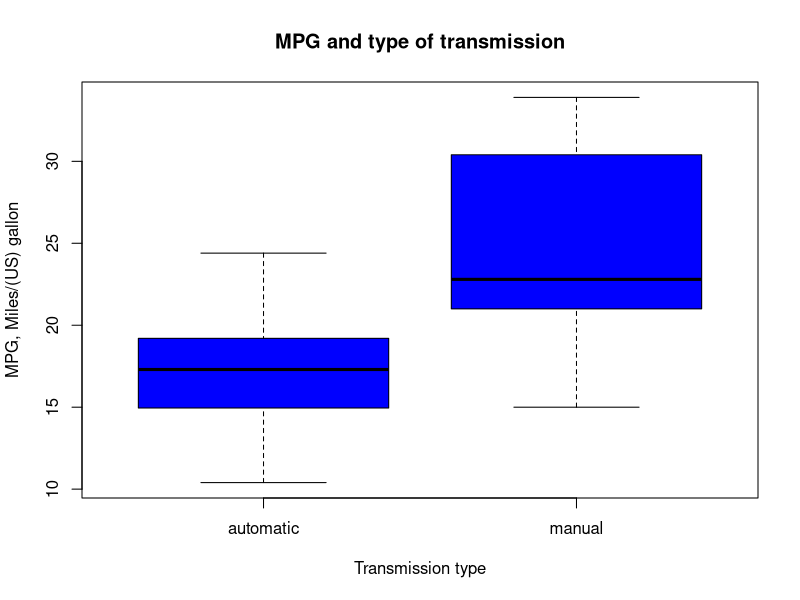
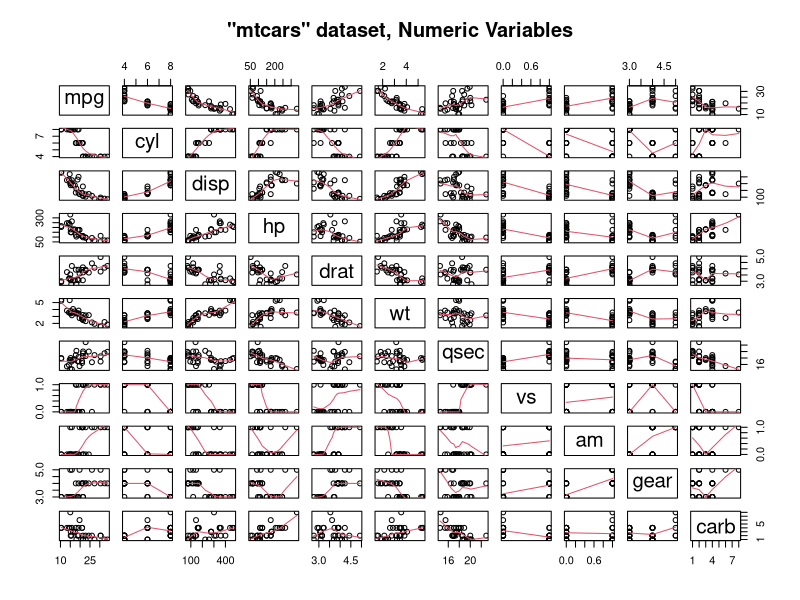
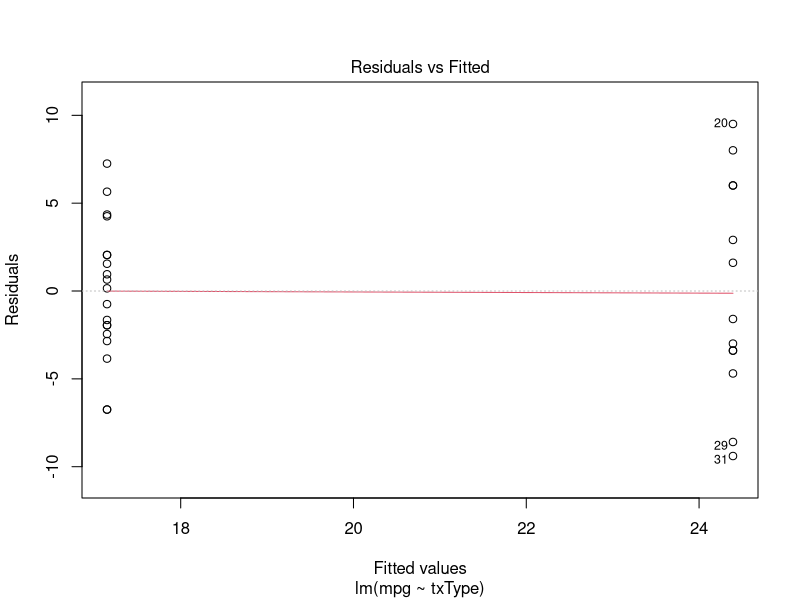
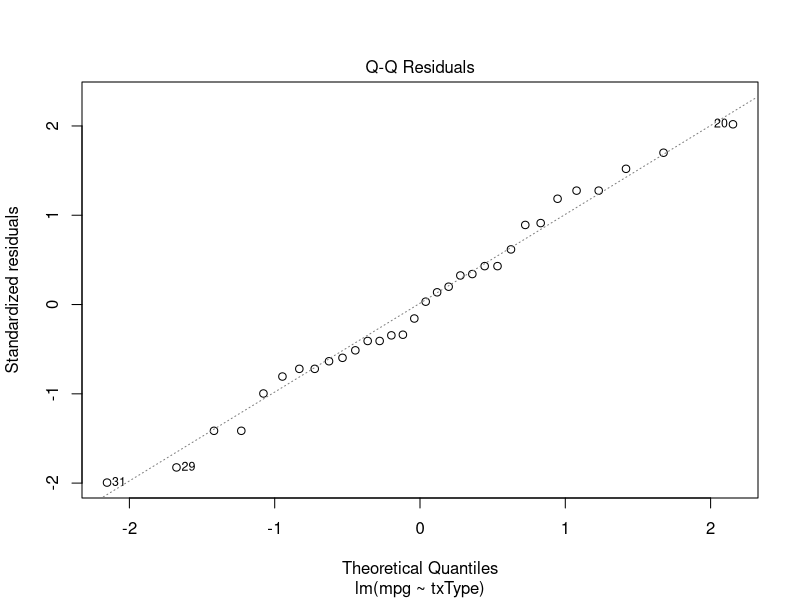
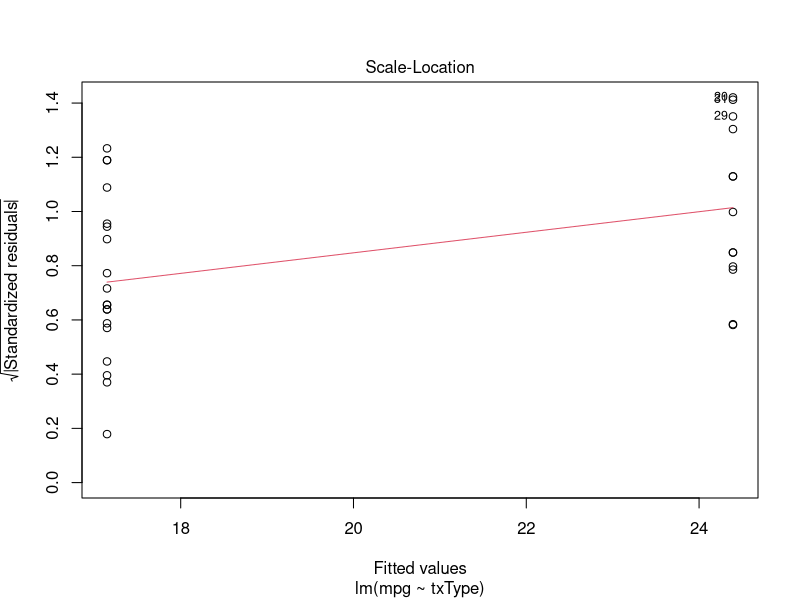
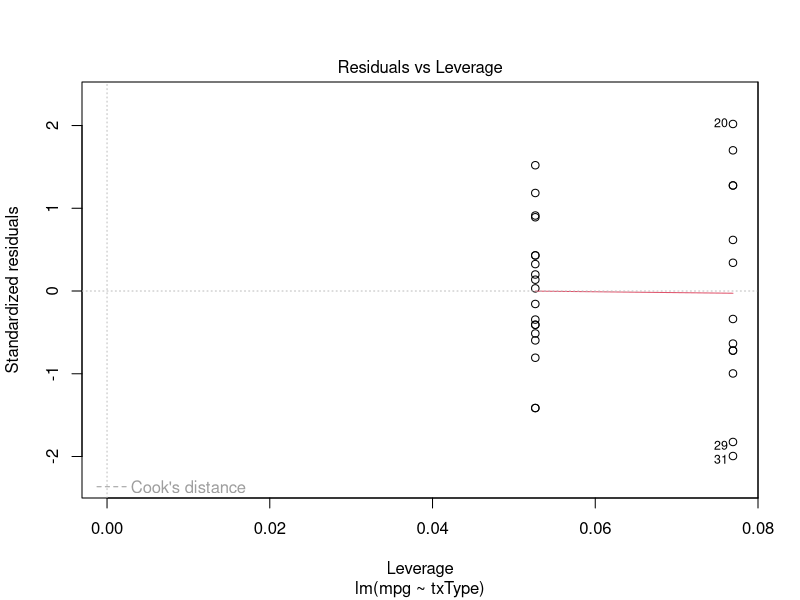
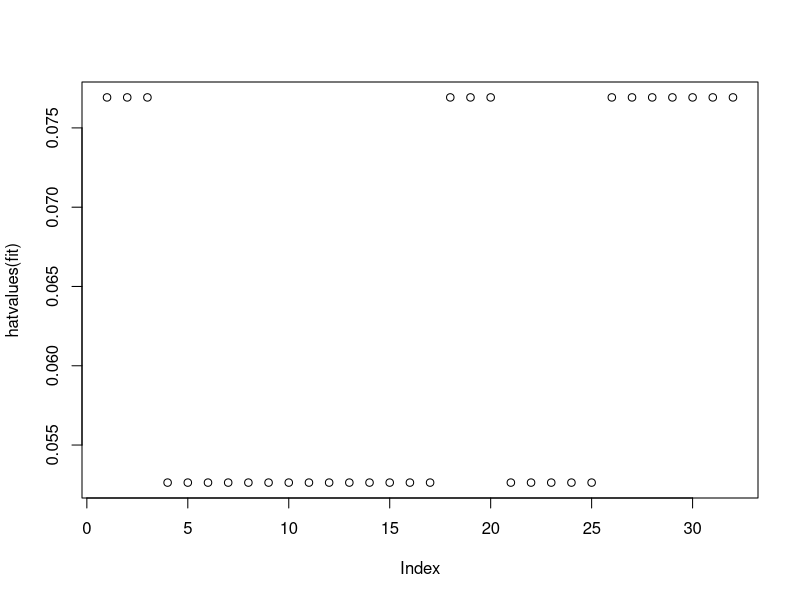
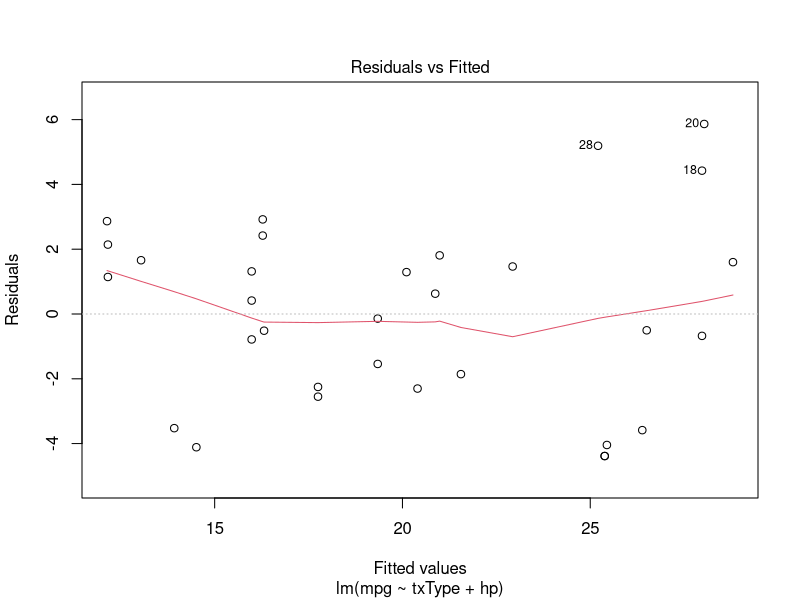

Reproduce these figures in R, in order.
attach(mtcars)
txType <- as.factor(mtcars$am)
levels(txType) <- c("automatic","manual")

boxplot(mpg~txType,col="blue",main="MPG and type of transmission",
        xlab="Transmission type",ylab="MPG, Miles/(US) gallon")

pairs(mtcars,panel=panel.smooth,main="\"mtcars\" dataset, Numeric Variables")

#univariate model
fit <- lm(mpg~txType)
summary(fit)
plot(fit)
plot(hatvalues(fit))
confint(fit)








#2 TX and HP
fit <- lm(mpg~txType+hp)
summary(fit)
plot(fit)
plot(hatvalues(fit))
confint(fit)
plot(hp,mpg,col=txType,pch=19)
abline(fit$coefficients[1],fit$coefficients[3])
abline(fit$coefficients[1]+fit$coefficients[2],fit$coefficients[3],col="red")



#3 TX and carb
fit <- lm(mpg~txType+carb)
summary(fit)
plot(fit)
plot(hatvalues(fit))
confint(fit)
plot(carb,mpg,col=txType,pch=19)
abline(fit$coefficients[1],fit$coefficients[3])
abline(fit$coefficients[1]+fit$coefficients[2],fit$coefficients[3],col="red")





fit <- lm(mpg~txType+cyl)
summary(fit)


fit <- lm(mpg~txType+disp)
summary(fit)

fit <- lm(mpg~txType+drat)
summary(fit)

fit <- lm(mpg~txType+wt)
summary(fit)

fit <- lm(mpg~txType+qsec)  #depends inderectly on HP
summary(fit)


fit <- lm(mpg~txType+vs)  #depends and therefore on HP
summary(fit)


fit <- lm(mpg~txType+gear)
summary(fit)


pairs(mtcars[,c("mpg","qsec","vs","hp")])



fit <- lm(mpg~txType+hp+wt+carb)
summary(fit)
